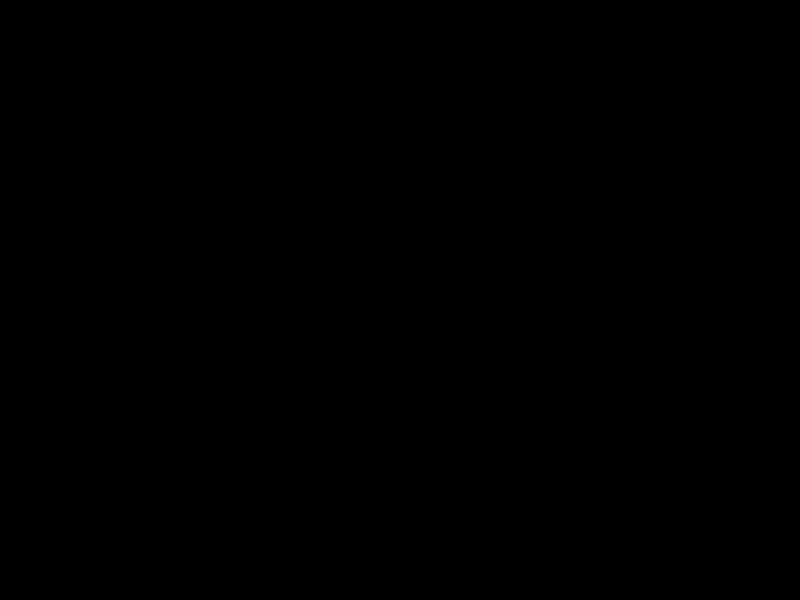
Frame 1 (no input)
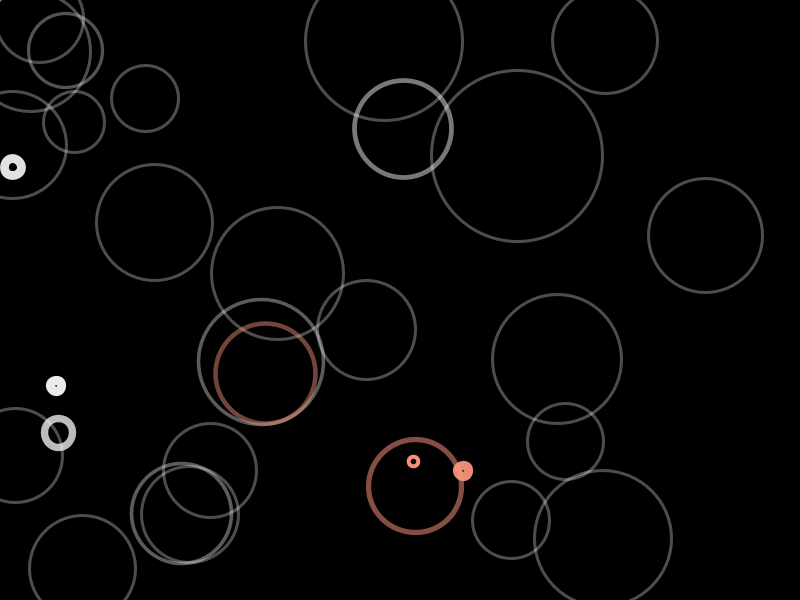
Frame 60 (the mouse pressed at the canvas centre just before this capture)
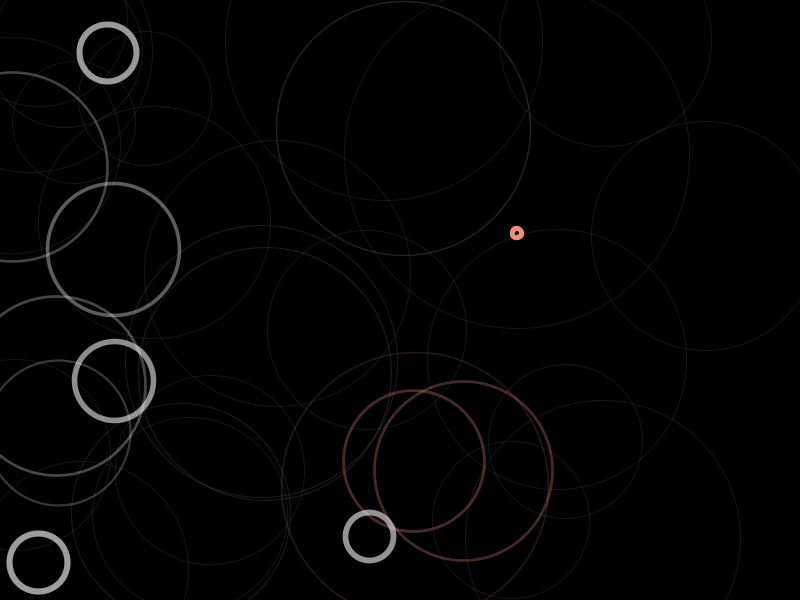
Frame 120 (the mouse held since frame 60 and released just before this capture)

The Processing sketch that drew these frames (run headless with seeded random() and noise(); from frame 60 on, the mouse is pressed at the canvas centre):

// Processing sketch: OO
// ── OO.pde
// Object orientation programming (OOP)
ArrayList<Ripple> ripples = new ArrayList<Ripple>();
int amount = 20;

void setup() {
  size(800, 600);
  for (int i = 0; i < amount; i++) {
    ripples.add(new Ripple(width, height));
  }
}

void draw() {
  background(0);
  for (int i = 0; i < ripples.size(); i++) {
    Ripple r = ripples.get(i);
    r.display();
    r.update();
  }
  if (random(1.0) > 0.9) {
    ripples.add(new Ripple(width, height));
  }
  if (random(1.0) > 0.95) {
    ripples.add(new Ripple2(width, height));
  }

}

// ── Ripple.pde
class Ripple {
  float locX, locY;
  float exp;
  float dia;
  float sw; // strokeWeight
  float op;  // opacity

  // Constructor
  Ripple(float w, float h) {
    locX = random(w);
    locY = random(h);
    exp = random(1, 3);
    dia = 0;
    sw = 10;
    op = 255;
  }

  // Display the ripple.
  void display() {
    noFill();
    stroke(255, op);
    strokeWeight(sw);
    circle(locX, locY, dia);
  }

  // Update the ripple.
  void update() {
    dia = dia + exp;
    sw = sw * 0.98;
    op = op * 0.98;
  }
}

class Ripple2 extends Ripple {
  Ripple2(float w, float h) {
    super(w, h);
  }
  
  void getDia() {
    println("My diameter is " + dia);
  }

  void display() {
    noFill();
    stroke(255, 150, 128, op);
    strokeWeight(sw);
    circle(locX, locY, dia);
  }
}
